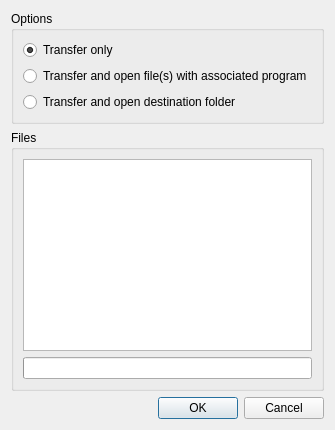
<?xml version="1.0" encoding="UTF-8"?>
<ui version="4.0">
 <author>Tobias Junghans</author>
 <class>FileTransferDialog</class>
 <widget class="QDialog" name="FileTransferDialog">
  <property name="windowTitle">
   <string>File transfer</string>
  </property>
  <property name="windowIcon">
   <iconset resource="filetransfer.qrc">
    <normaloff>:/filetransfer/applications-office.png</normaloff>:/filetransfer/applications-office.png</iconset>
  </property>
  <layout class="QVBoxLayout" name="verticalLayout_3">
   <item>
    <widget class="QGroupBox" name="groupBox">
     <property name="title">
      <string>Options</string>
     </property>
     <layout class="QVBoxLayout" name="verticalLayout">
      <item>
       <widget class="QRadioButton" name="transferOnly">
        <property name="text">
         <string>Transfer only</string>
        </property>
        <property name="checked">
         <bool>true</bool>
        </property>
        <attribute name="buttonGroup">
         <string notr="true">buttonGroup</string>
        </attribute>
       </widget>
      </item>
      <item>
       <widget class="QRadioButton" name="transferAndOpenProgram">
        <property name="text">
         <string>Transfer and open file(s) with associated program</string>
        </property>
        <attribute name="buttonGroup">
         <string notr="true">buttonGroup</string>
        </attribute>
       </widget>
      </item>
      <item>
       <widget class="QRadioButton" name="transferAndOpenFolder">
        <property name="text">
         <string>Transfer and open destination folder</string>
        </property>
        <attribute name="buttonGroup">
         <string notr="true">buttonGroup</string>
        </attribute>
       </widget>
      </item>
     </layout>
    </widget>
   </item>
   <item>
    <widget class="QGroupBox" name="groupBox_2">
     <property name="title">
      <string>Files</string>
     </property>
     <layout class="QVBoxLayout" name="verticalLayout_2">
      <item>
       <widget class="QListView" name="fileListView">
        <property name="editTriggers">
         <set>QAbstractItemView::NoEditTriggers</set>
        </property>
       </widget>
      </item>
      <item>
       <widget class="QProgressBar" name="progressBar"/>
      </item>
     </layout>
    </widget>
   </item>
   <item>
    <widget class="QDialogButtonBox" name="buttonBox">
     <property name="standardButtons">
      <set>QDialogButtonBox::Cancel|QDialogButtonBox::Ok</set>
     </property>
    </widget>
   </item>
  </layout>
 </widget>
 <resources>
  <include location="filetransfer.qrc"/>
 </resources>
 <connections>
  <connection>
   <sender>buttonBox</sender>
   <signal>rejected()</signal>
   <receiver>FileTransferDialog</receiver>
   <slot>reject()</slot>
   <hints>
    <hint type="sourcelabel">
     <x>251</x>
     <y>508</y>
    </hint>
    <hint type="destinationlabel">
     <x>251</x>
     <y>268</y>
    </hint>
   </hints>
  </connection>
  <connection>
   <sender>buttonBox</sender>
   <signal>accepted()</signal>
   <receiver>FileTransferDialog</receiver>
   <slot>accept()</slot>
   <hints>
    <hint type="sourcelabel">
     <x>251</x>
     <y>508</y>
    </hint>
    <hint type="destinationlabel">
     <x>251</x>
     <y>268</y>
    </hint>
   </hints>
  </connection>
 </connections>
 <buttongroups>
  <buttongroup name="buttonGroup"/>
 </buttongroups>
</ui>
